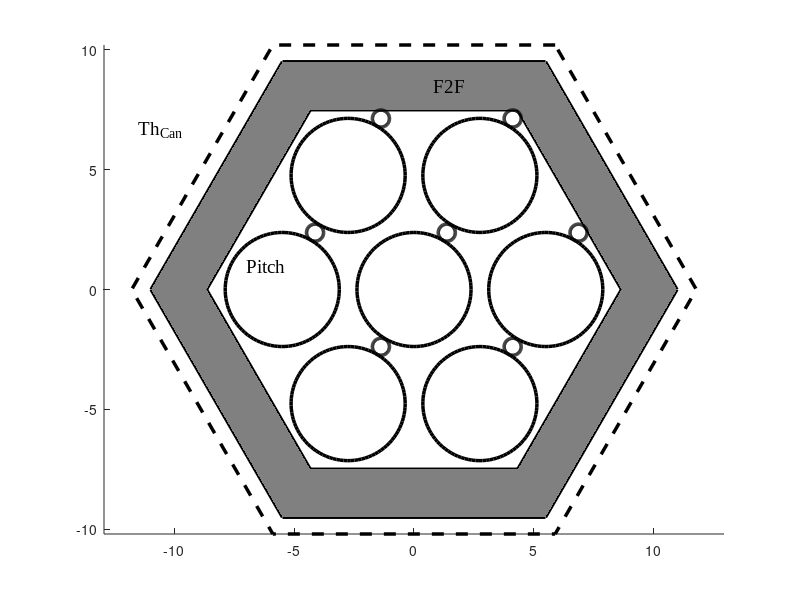

This chart was generated by the following MATLAB code: (Note: this script raises an error after producing the figure.)
clear
close all

f2f = 15;
th = 2;
gap = 0.7;
radius = 2.38;
wrap = 0.15*radius;
theta = 60.*(pi/180.);
pitch = 4.;
offset = [(radius+wrap)*cos(theta) (radius+wrap)*sin(theta)];

LW = 2.5;

half = 0.5 * 1;
side = (2.0 * half) / sqrt(3.0);
base = 0.5 * side;
% hex with f2f=1, centered at origin
hex = [base, half;
       -base, half;
       -side, 0;
       -base, -half;
       base, -half;
       side,0;
       base,half];
% circle with r=1, centered at origin
npt = 100;
circle = zeros(npt,2);
radian = linspace(0,2*pi,npt);
circle(:,1) = cos(radian);
circle(:,2) = sin(radian);

figure
hold on
% hex can
plot(hex(:,1)*f2f,hex(:,2)*f2f,'k','LineWidth',LW)
plot(hex(:,1)*(f2f+2*th),hex(:,2)*(f2f+2*th),'k','LineWidth',LW)
plot(hex(:,1)*(f2f+2*th+2*gap),hex(:,2)*(f2f+2*th+2*gap),'--k','LineWidth',LW)
geom_can = [hex*f2f;hex*(f2f+2*th)];
fill(geom_can(:,1),geom_can(:,2),ones(1,3)*0.5,'EdgeColor','none');
% center circle
plot(circle(:,1)*radius,circle(:,2)*radius,'k','LineWidth',LW)
plot(circle(:,1)*wrap+offset(1),circle(:,2)*wrap+offset(2),'k','LineWidth',LW)
% ring of pins
for i = 1:6
    this_circle = circle*radius + hex(i,:)*pitch*radius;
    this_wrap = circle*wrap + hex(i,:)*pitch*radius + offset;
    plot(this_circle(:,1),this_circle(:,2),'k','LineWidth',LW)
    plot(this_wrap(:,1),this_wrap(:,2),'k','LineWidth',LW)
end

FS = 14;
FN = 'Times New Roman';
text(-11.5,6.7,'Th_{Can}','FontSize',FS,'FontName',FN);
text(0.8,8.5,'F2F','FontSize',FS,'FontName',FN);
text(-7,1,'Pitch','FontSize',FS,'FontName',FN);
axis equal
%F2F
arrow([0,-9.5],[0,+9.5],'LineWidth',1)
arrow([0,+9.5],[0,-9.5],'LineWidth',1)
arrow([-6,0],[-3,-5])
arrow([-3,-5],[-6,0])
arrow([-7.8,5.5],[-6.2,4.45],'Length',10)
arrow([-6.2,4.45],[-7.8,5.5],'Length',10)
annotation('textarrow',[0.8,0.76],[0.81,0.747],'String','Gap','FontSize',FS,'FontName',FN)

hold off

set(gca,'Visible','off');
print(gcf,'../figs/hex_can.eps','-depsc2');
close(gcf)
